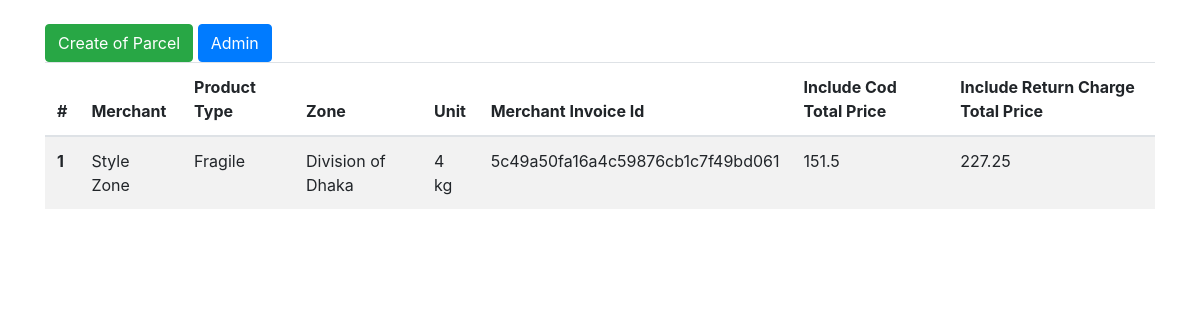
/parcel_view/, run on an earlier commit of the app's database.
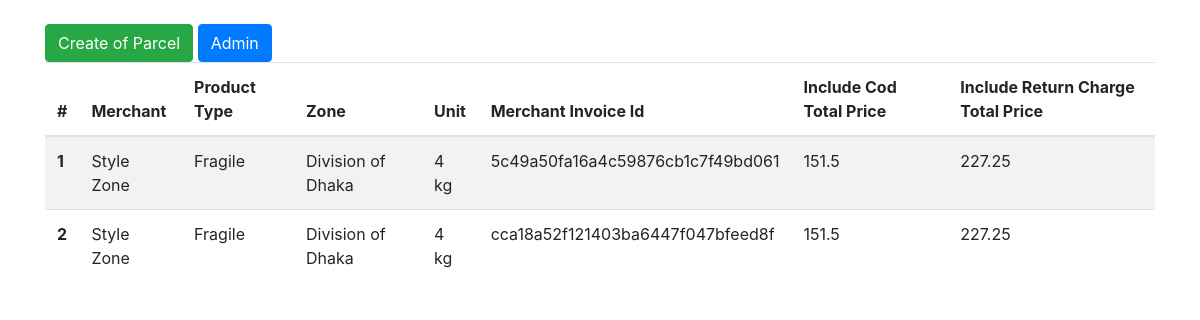
And on a later commit of the database.
### courier/models.py (models this page shows, shortened)
class Parcel(models.Model):
    product_type = (
        ('Fragile', 'Fragile'),
        ('Liquid', 'Liquid')
    )
    merchant = models.ForeignKey(Merchant, on_delete=models.CASCADE)
    product_type = models.CharField(max_length=20, choices=product_type)
    zone = models.ForeignKey(Zone, on_delete=models.CASCADE)
    unit = models.ForeignKey(Unit, on_delete=models.CASCADE)
    merchant_invoice_id = models.CharField(max_length=50, null=True, blank=True)
    with_out_return_total_price = models.FloatField()
    with_return_total_price = models.FloatField()

class Merchant(models.Model):
    merchant_name = models.CharField(max_length=200)
    def __str__(self):
        return self.merchant_name

class Zone(models.Model):
    zone_name = models.CharField(max_length=150)
    def __str__(self):
        return self.zone_name

class Unit(models.Model):
    kg_choose = models.CharField(max_length=50)
    def __str__(self):
        return self.kg_choose

### courier/views.py (the view)
# urls.py: path('parcel_view/', parcel_view, name='parcel_view'),
def parcel_view(request):
    parcel = Parcel.objects.all()
    context = {
        'parcel': parcel
    }
    return render(request, 'parcel_list.html', context=context)

### templates/parcel_list.html
{% extends 'base.html' %}
{% load crispy_forms_tags %}
{% load static %}
{% block content %}
<br>
<a href="{% url 'parcel_create' %}" class="btn btn-success"> Create of Parcel </a>
<a href="{{ '/admin/' }}" class="btn btn-primary"> Admin </a>
<table class="table table-striped">
  <thead>
    <tr>
      <th scope="col">#</th>
      <th scope="col">Merchant</th>
      <th scope="col">Product Type</th>
      <th scope="col">Zone</th>
      <th scope="col">Unit</th>
      <th scope="col">Merchant Invoice Id</th>
      <th scope="col">Include Cod Total Price</th>
      <th scope="col">Include Return Charge Total Price</th>
    </tr>
  </thead>
  <tbody>
  {% for parcel in parcel %}
    <tr>
      <th scope="row">{{ forloop.counter }}</th>
      <td>{{ parcel.merchant }}</td>
      <td>{{ parcel.product_type }}</td>
      <td>{{ parcel.zone }}</td>
      <td>{{ parcel.unit }}</td>
      <td>{{ parcel.merchant_invoice_id }}</td>
      <td>{{ parcel.with_out_return_total_price }}</td>
      <td>{{ parcel.with_return_total_price }}</td>
    </tr>
  {% endfor %}
  </tbody>
</table>
{% endblock %}

What changed in the data, as far as the page shows it:
added Parcel: merchant "Style Zone", product_type "Fragile", zone "Division of Dhaka", unit "4 kg", merchant_invoice_id "cca18a52f121403ba6447f047bfeed8f", with_out_return_total_price "151.5", with_return_total_price "227.25"
